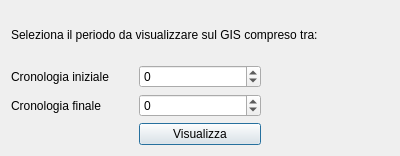
<?xml version="1.0" encoding="UTF-8"?>
<ui version="4.0">
 <class>DialogGisTimeController</class>
 <widget class="QDialog" name="DialogGisTimeController">
  <property name="geometry">
   <rect>
    <x>0</x>
    <y>0</y>
    <width>400</width>
    <height>156</height>
   </rect>
  </property>
  <property name="minimumSize">
   <size>
    <width>400</width>
    <height>156</height>
   </size>
  </property>
  <property name="maximumSize">
   <size>
    <width>400</width>
    <height>156</height>
   </size>
  </property>
  <property name="sizeIncrement">
   <size>
    <width>400</width>
    <height>156</height>
   </size>
  </property>
  <property name="windowTitle">
   <string>pyArchInit Gestione Scavi - Time Controller</string>
  </property>
  <property name="windowIcon">
   <iconset resource="resources.qrc">
    <normaloff>:/images/iconTimeControll.png</normaloff>:/images/iconTimeControll.png</iconset>
  </property>
  <layout class="QGridLayout" name="gridLayout">
   <item row="0" column="0" colspan="3">
    <widget class="QLabel" name="label_2">
     <property name="text">
      <string>Seleziona il periodo da visualizzare sul GIS compreso tra:</string>
     </property>
    </widget>
   </item>
   <item row="1" column="0">
    <widget class="QLabel" name="label">
     <property name="text">
      <string>Cronologia iniziale</string>
     </property>
    </widget>
   </item>
   <item row="1" column="1">
    <widget class="QSpinBox" name="spinBox_cron_iniz">
     <property name="minimum">
      <number>-4000000</number>
     </property>
     <property name="maximum">
      <number>2010</number>
     </property>
     <property name="singleStep">
      <number>250</number>
     </property>
    </widget>
   </item>
   <item row="2" column="0">
    <widget class="QLabel" name="label_3">
     <property name="text">
      <string>Cronologia finale</string>
     </property>
    </widget>
   </item>
   <item row="2" column="1">
    <widget class="QSpinBox" name="spinBox_cron_fin">
     <property name="minimum">
      <number>-4000000</number>
     </property>
     <property name="maximum">
      <number>2010</number>
     </property>
     <property name="singleStep">
      <number>250</number>
     </property>
    </widget>
   </item>
   <item row="3" column="1">
    <widget class="QPushButton" name="pushButton_visualize">
     <property name="minimumSize">
      <size>
       <width>100</width>
       <height>15</height>
      </size>
     </property>
     <property name="toolTip">
      <string>Prev rec</string>
     </property>
     <property name="text">
      <string>Visualizza</string>
     </property>
    </widget>
   </item>
  </layout>
 </widget>
 <resources>
  <include location="resources.qrc"/>
 </resources>
 <connections/>
</ui>
